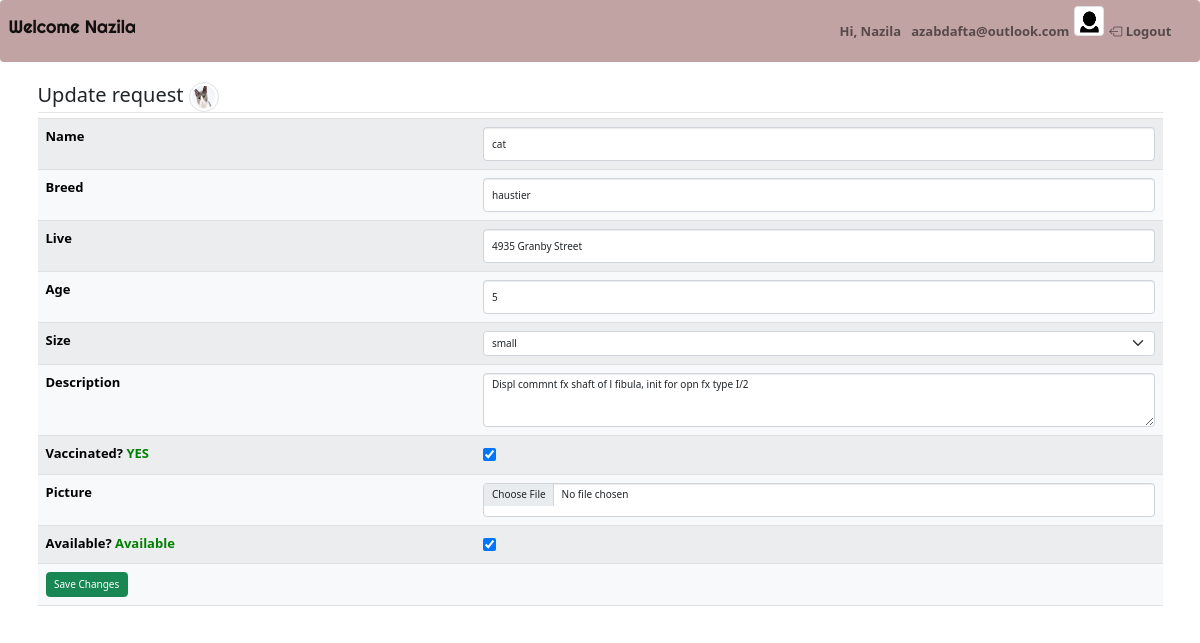
/adminPanel/updatePet.php?id=4 (signed in), run on the app's committed database.
### tables this page shows
CREATE TABLE `user` (
  `id` int(11) NOT NULL,
  `first_name` varchar(255) NOT NULL,
  `last_name` varchar(255) NOT NULL,
  `email` varchar(255) NOT NULL,
  `password` varchar(255) NOT NULL,
  `phone_number` varchar(20) NOT NULL,
  `address` varchar(255) NOT NULL,
  `picture` varchar(255) NOT NULL,
  `status` varchar(5) NOT NULL DEFAULT 'user'
);

CREATE TABLE `animal` (
  `id` int(11) NOT NULL,
  `name` varchar(255) NOT NULL DEFAULT 'Default-Empty',
  `picture` varchar(255) NOT NULL,
  `breed` varchar(255) DEFAULT NULL,
  `live` varchar(255) NOT NULL DEFAULT 'Default-Empty',
  `description` varchar(255) NOT NULL DEFAULT 'Default-Empty',
  `size` varchar(255) NOT NULL DEFAULT 'Default-Empty',
  `age` int(11) NOT NULL DEFAULT 0,
  `vaccinated` tinyint(1) NOT NULL DEFAULT 1,
  `status` tinyint(1) NOT NULL DEFAULT 1
);

### adminPanel/updatePet.php (the view, shortened to what this page needs)
<?php
require_once "../components/db_connect.php";
$res = mysqli_query($connect, "SELECT * FROM user WHERE id=" . $_SESSION['admin']);
$rowUser = mysqli_fetch_array($res, MYSQLI_ASSOC);
if ($_GET['id']) {
    $id = $_GET['id'];
    $sql = "SELECT * FROM animal WHERE id = {$id}";
    $result = mysqli_query($connect, $sql);
    if (mysqli_num_rows($result) == 1) {
        $row = mysqli_fetch_assoc($result);
        $name = $row['name'];
        $breed = $row['breed'];
        $live = $row['live'];
        $description = $row['description'];
        $size = $row['size'];
        $age = $row['age'];
        $picture = $row['picture'];
        if ($row['status'] == 1) {
            $val = 1;
            $Ava = 'Available';
            $colorspan = 'green';
        } else {
            $val = '';
            $Ava = 'Adopted';
            $colorspan = 'red';
        }
        if ($row['vaccinated'] == 1) {
            $vacc = 1;
            $vaccinated = 'YES';
            $colorspanvacc = 'green';
        } else {
            $vacc = '';
            $vaccinated = 'NO';
            $colorspanvacc = 'red';
        }
    } else {
        header("location: error.php");
    }
} else {
    header("location: error.php");
}
?>
<!DOCTYPE html>
<html>
<head>
    <link rel="stylesheet" href="https://cdnjs.cloudflare.com/ajax/libs/twitter-bootstrap/3.3.7/css/bootstrap.min.css">
    <link rel="stylesheet" href="../components/Css/admin.css">
    <?php include "../components/boot.php"; ?>
</head>
<body>
<nav class="navbar navbar-expand-lg" style="background-color: #C1A3A3;">
        <div class="container-fluid">
            <a class="navbar-brand txtFont" style="font-size: 1.8rem;line-height:2;">Welcome <?= $rowUser['first_name']; ?></a>
            <div class="collapse navbar-collapse" id="navbarNav">
                <ul class="navbar-nav">
                    <li class="nav-item">
                        <a class="nav-link active" aria-current="page"></a>
                    </li>
                    <li class="nav-item">
                        <a class="nav-link"></a>
                    </li>
                    <li class="nav-item">
                        <a class="nav-link"></a>
                    </li>
                </ul>
            </div>
            <div class="collapse navbar-collapse justify-content-end ps-5" id="navbarNav">
                <ul class="navbar-nav">
                    <li class="nav-item">
                        <a class="nav-link rightLogin">Hi, <?= $rowUser['first_name']; ?></a>
                    </li>
                    <li class="nav-item">
                        <a class="nav-link rightLogin"><?= $rowUser['email']; ?></a>
                    </li>
                    <li class="nav-item">
                        <img class="img-thumbnail userImage" src="../pictures/<?= $rowUser['picture']; ?>">
                    </li>
                    <li class="nav-item">
                        <a class="nav-link rightLogin" href="../logout.php?logout"><i class="bi bi-box-arrow-left"></i> Logout</a>
                    </li>
                </ul>
            </div>
        </div>
    </nav>
    <div class="container">
        <fieldset>
            <legend class='h2'>Update request <img class='img-thumbnail rounded-circle userImage' src='../pictures/<?= $picture ?>'></legend>
            <form action="actions/a_updatePet.php" method="post" enctype="multipart/form-data">
                <table class='table table-striped table-light'>
                    <tr>
                        <th>Name</th>
                        <td><input class='form-control' type="text" name="name" placeholder="Name" value="<?= $name ?>" /></td>
                    </tr>
                    <tr>
                        <th>Breed</th>
                        <td><input class='form-control' type="text" name="breed" placeholder="Breed" value="<?= $breed ?>" /></td>
                    </tr>
                    <tr>
                        <th>Live</th>
                        <td><input class='form-control' type="text" name="live" placeholder="Live" value="<?= $live ?>" /></td>
                    </tr>
                    <tr>
                        <th>Age</th>
                        <td><input class='form-control' type="text" name="age" placeholder="Age" value="<?= $age ?>" /></td>
                    </tr>
                    <tr>
                        <th>Size</th>
                        <td><select class="form-select" aria-label="multiple select example" name="size">
                                <option selected value="<?= $size ?>"><?= $size ?></option>
                            </select></td>
                    </tr>
                    <tr>
                        <th>Description</th>
                        <td><textarea class="form-control" rows="3" name="description" placeholder="Description"><?= $description ?></textarea></td>
                    </tr>
                    <tr>
                        <th>Vaccinated? <span style='color:<?= $colorspanvacc ?>'><?= $vaccinated ?></span></th>
                        <td><input type="checkbox" name="vaccinated" <?= ($vacc == 1) ? 'checked= checked' : ''; ?> /></td>
                    </tr>
                    <tr>
                        <th>Picture</th>
                        <td><input class='form-control' type="file" name="picture" /></td>
                    </tr>
                    <tr>
                        <th>Available? <span style='color:<?= $colorspan ?>'><?= $Ava ?></span></th>
                        <td><input type="checkbox" name="status" <?= ($val == 1) ? 'checked= checked' : ''; ?> /></td>
                    </tr>
                    <tr>
                        <td><button class="btn btn-success" type="submit">Save Changes</button></td>
                        <td></td>
                    </tr>
                </table>
            </form>
        </fieldset>
    </body>
</html>

### components/css/admin.css (style rules this page uses)
* { margin: 0; padding: 0; box-sizing: 0; font-size: 1.3rem; }
body { background: #f4f4f4; }
body nav .txtFont { font-family: "Righteous", cursive; font-size: 1.3rem; }
body nav .collapse { font-size: 1.5rem; font-weight: 600; }

### adminPanel/updatePet.php (style rules this page uses)
.userImage { width: 3rem; height: 3rem; }

### data on the page
user: first_name "Nazila", email "azabdafta@outlook.com", picture (picture)
animal: picture (picture), name "cat", breed "haustier", live "4935 Granby Street", age "5", size "small", description "Displ commnt fx shaft of l fibula, init for opn fx type I/2", vaccinated "YES", vaccinated "☑", status "Available", status "☑"
